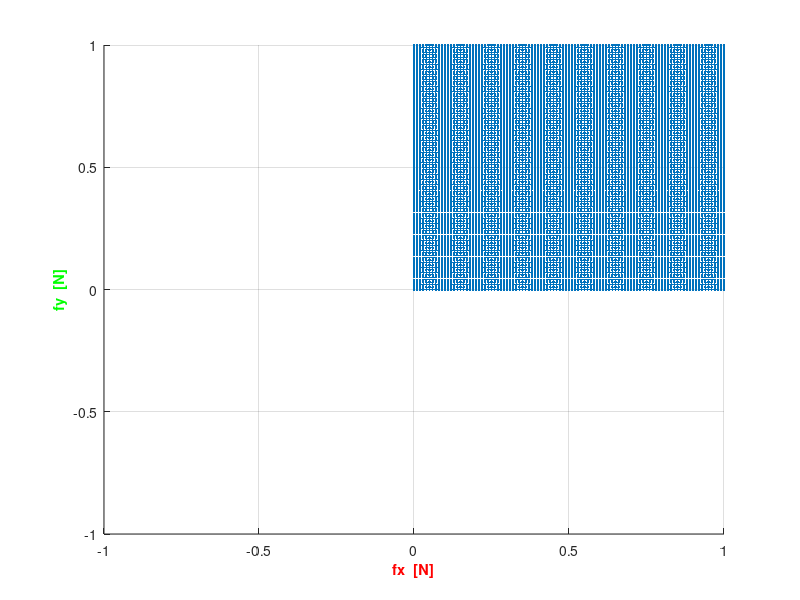

MATLAB code for this plot:
% ３次元のプログラム　テスト用コード

clear;

f1 = 1;
f2 = 1;
f3 = 1;

l1 = [12.5, 30.0, 0.0];
l2 = [-5.0, 27.5, 0.0];
l3 = [-7.5, 30.0, 0.0];

l1 = l1 / 1000;
l2 = l2 / 1000;
l3 = l3 / 1000;

A = [0 1 0;
     1 0 1;
     l1(1) -l2(2) l3(1)];

wrench_point = zeros(1030301,3);
count = 1;

for i = 0:0.01:1.0
    for j = 0:0.01:1.0
        for k = 0:0.01:1.0
            edit_f1 = i*f1;
            edit_f2 = j*f2;
            edit_f3 = k*f3;

            all_f1 = [edit_f1; 0; 0];
            all_f2 = [0; edit_f2; 0];
            all_f3 = [0; 0; edit_f3];

            ans_f1 = A *  all_f1;
            ans_f2 = A * all_f2;
            ans_f3 = A * all_f3;

            wrench1 = [ans_f1(1) ans_f1(2) ans_f1(3)];
            wrench2 = [ans_f2(1) ans_f2(2) ans_f2(3)];
            wrench3 = [ans_f3(1) ans_f3(2) ans_f3(3)];
            wrench = wrench1 + wrench2 + wrench3;

            wrench_point(count, :) = wrench;
            count = count + 1;
            %wrench_point = [wrench_point; wrench];
        end
    end
end

figure;

hold on;
grid on;

%グラフの範囲を設定
xlim([-1, 1]);
ylim([-1, 1]);
zlim([-0.03, 0.03]);

%ラベルの描画
xlabel('fx  [N]', 'FontSize', 10.5, 'FontWeight', 'bold', 'Color', 'r');
ylabel('fy  [N]', 'FontSize', 10.5, 'FontWeight', 'bold', 'Color', 'g');
zlabel('ω  [Nm]', 'FontSize', 10.5, 'FontWeight', 'bold', 'Color', 'b');

plot3(wrench_point(:, 1), wrench_point(:, 2), wrench_point(:, 3), '.');

hold off;
